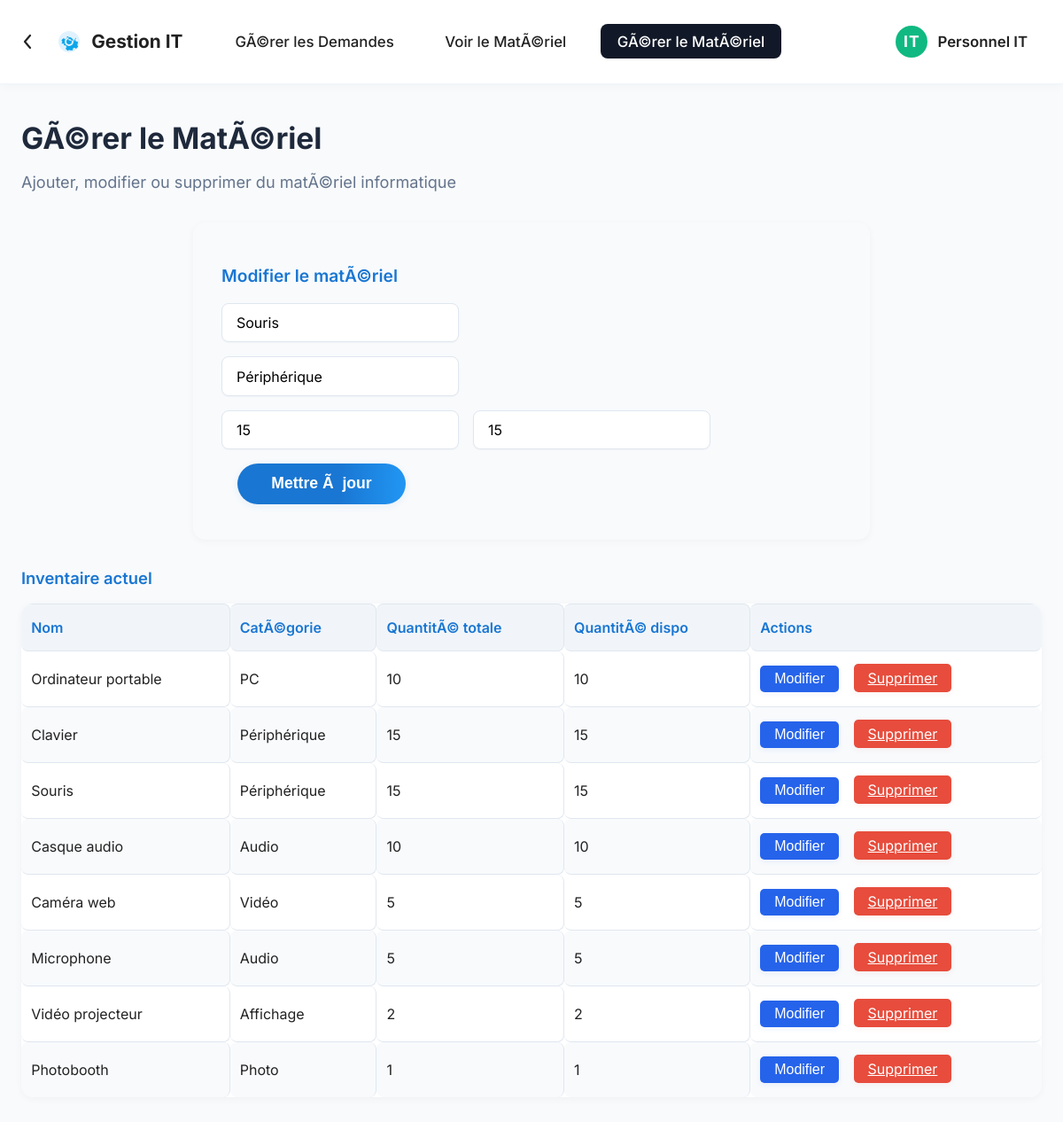
The app's page /gerer_materiel.php?id=3 with its own data.
### tables this page shows
CREATE TABLE equipment (
    id INT AUTO_INCREMENT PRIMARY KEY,
    name VARCHAR(100) NOT NULL,
    type VARCHAR(50),
    quantity INT DEFAULT 1,
    available_quantity INT DEFAULT 1,
    created_at TIMESTAMP DEFAULT CURRENT_TIMESTAMP
);

### gerer_materiel.php (the view, shortened to what this page needs)
<?php
require_once 'includes/db.php';
$edit_mode = false;
$materiel_a_modifier = null;
if (isset($_GET['id'])) {
    $edit_mode = true;
    $stmt = $pdo->prepare('SELECT * FROM equipment WHERE id = ?');
    $stmt->execute([(int)$_GET['id']]);
    $materiel_a_modifier = $stmt->fetch(PDO::FETCH_ASSOC);
}
$stmt = $pdo->query('SELECT * FROM equipment');
$materiels = $stmt->fetchAll(PDO::FETCH_ASSOC);
?>
<!DOCTYPE html>
<html lang="fr">
<head>
    <link rel="stylesheet" href="css/dashboard.css">
    <link rel="stylesheet" href="css/gerer_materiel.css">
</head>
<body>
    <nav class="top-nav">
        <a href="index.php" class="back-btn" title="Retour">
            <svg width="28" height="28" fill="none" xmlns="http://www.w3.org/2000/svg"><path d="M15 21l-6-7 6-7" stroke="#222" stroke-width="2.2" stroke-linecap="round" stroke-linejoin="round"/></svg>
        </a>
        <span class="nav-title">
            <span class="gear-icon">
            </span>
            Gestion IT
        </span>
        <ul class="nav-menu">
            <li><a href="dashboard.php">GÃ©rer les Demandes</a></li>
            <li><a href="voir_materiel.php">Voir le MatÃ©riel</a></li>
            <li><a href="gerer_materiel.php" class="active">GÃ©rer le MatÃ©riel</a></li>
        </ul>
        <div class="profile-badge">
            <span class="profile-circle">IT</span>
            <span class="profile-name">Personnel IT</span>
        </div>
    </nav>
    <main class="dashboard-main">
        <section class="dashboard-header">
            <h1>GÃ©rer le MatÃ©riel</h1>
            <p class="dashboard-subtitle">Ajouter, modifier ou supprimer du matÃ©riel informatique</p>
        </section>
        <section class="ajout-materiel-section">
            <form class="ajout-materiel-form" method="post" action="">
                <h2><?php echo $edit_mode ? 'Modifier le matÃ©riel' : 'Ajouter un nouveau matÃ©riel'; ?></h2>
                <div class="form-row">
                    <input type="text" name="name" placeholder="Nom du matÃ©riel" required value="<?php echo htmlspecialchars($materiel_a_modifier['name'] ?? ''); ?>">
                </div>
                <div class="form-row">
                    <input type="text" name="type" placeholder="CatÃ©gorie..." required value="<?php echo htmlspecialchars($materiel_a_modifier['type'] ?? ''); ?>">
                </div>
                <div class="form-row">
                    <input type="number" name="quantity" placeholder="QuantitÃ© totale" min="1" required value="<?php echo $materiel_a_modifier['quantity'] ?? ''; ?>">
                    <input type="number" name="available_quantity" placeholder="QuantitÃ© disponible" min="0" required value="<?php echo $materiel_a_modifier['available_quantity'] ?? ''; ?>">
                </div>
                <div class="form-row">
                    <button type="submit" class="btn-ajouter"><?php echo $edit_mode ? 'Mettre Ã  jour' : 'Ajouter'; ?></button>
                </div>
            </form>
        </section>
        <section class="liste-materiel-section">
            <h2>Inventaire actuel</h2>
            <table class="materiel-table">
                <thead>
                    <tr>
                        <th>Nom</th>
                        <th>CatÃ©gorie</th>
                        <th>QuantitÃ© totale</th>
                        <th>QuantitÃ© dispo</th>
                        <th>Actions</th>
                    </tr>
                </thead>
                <tbody>
                <?php foreach ($materiels as $m) : ?>
        <tr>
            <td><?php echo htmlspecialchars($m['name']); ?></td>
            <td><?php echo htmlspecialchars($m['type']); ?></td>
            <td><?php echo $m['quantity']; ?></td>
            <td><?php echo $m['available_quantity']; ?></td>
            <td>
                <button onclick="openModal('<?php echo $m['id']; ?>', '<?php echo htmlspecialchars($m['name']); ?>', '<?php echo htmlspecialchars($m['type']); ?>', '<?php echo $m['quantity']; ?>', '<?php echo $m['available_quantity']; ?>')">
                    Modifier
                </button>
                <a href="supprimer_materiel.php?id=<?php echo $m['id']; ?>" class="btn-supprimer" onclick="return confirm('Voulez-vous vraiment supprimer ce matÃ©riel ?');">Supprimer</a>
            </td>
        </tr>
        <?php endforeach; ?>
    </tbody>
</table>
</section>
    </main>
</body>
</html>

### css/dashboard.css (style rules this page uses)
body { font-family: 'Inter', 'Segoe UI', Arial, sans-serif; background: #f8fafc; color: #222; margin: 0; padding: 0; }
.top-nav { display: flex; align-items: center; background: #fff; padding: 0.7rem 2.5rem 0.7rem 1.2rem; box-shadow: 0 2px 12px rgba(0,0,0,0.03); border-bottom: 1px solid #f1f5f9; position: sticky; top: 0; z-index: 10; }
.back-btn { margin-right: 1.2rem; display: flex; align-items: center; background: none; border: none; cursor: pointer; padding: 0; }
.nav-title { font-size: 1.3rem; font-weight: 700; color: #222; display: flex; align-items: center; gap: 0.5rem; }
.gear-icon { display: inline-flex; align-items: center; margin-right: 0.3rem; }
.nav-menu { display: flex; gap: 1.2rem; margin-left: 2.5rem; list-style: none; padding: 0; }
.nav-menu li a { color: #222; text-decoration: none; font-weight: 500; font-size: 1.05rem; padding: 0.6rem 1.2rem; border-radius: 8px; transition: background 0.18s, color 0.18s; display: flex; align-items: center; gap: 0.4rem; }
.nav-menu li a.active, .nav-menu li a:hover { background: #111827; color: #fff; }
.profile-badge { margin-left: auto; display: flex; align-items: center; gap: 0.7rem; }
.profile-circle { background: #10b981; color: #fff; font-weight: 700; border-radius: 50%; width: 36px; height: 36px; display: flex; align-items: center; justify-content: center; font-size: 1.1rem; letter-spacing: 1px; }
.profile-name { color: #222; font-weight: 600; font-size: 1.05rem; }
.dashboard-main { max-width: 1200px; margin: 2.5rem auto 0 auto; padding: 0 1.5rem 2rem 1.5rem; }
.dashboard-header h1 { font-size: 2.1rem; font-weight: 700; margin-bottom: 0.2rem; color: #1e293b; }
.dashboard-subtitle { color: #64748b; font-size: 1.13rem; margin-bottom: 2.2rem; }

### css/gerer_materiel.css (style rules this page uses)
.ajout-materiel-section { background: #f8fafc; border-radius: 14px; box-shadow: 0 2px 8px rgba(0,0,0,0.04); padding: 2em 2em 1.5em 2em; margin-bottom: 2em; max-width: 700px; margin-left: auto; margin-right: auto; font-family: 'Inter', Arial, sans-serif; }
.ajout-materiel-form h2 { margin-bottom: 1em; font-size: 1.2em; font-weight: 600; color: #1976d2; }
.ajout-materiel-form .form-row { display: flex; gap: 1em; margin-bottom: 1em; }
.ajout-materiel-form input, .ajout-materiel-form select, .ajout-materiel-form textarea { font-family: inherit; font-size: 1em; padding: 0.7em 1em; border: 1px solid #e0e7ef; border-radius: 8px; background: #fff; outline: none; transition: border 0.2s, box-shadow 0.2s; box-shadow: 0 1px 2px rgba(0,0,0,0.03); }
.btn-ajouter { background: linear-gradient(90deg, #1976d2 60%, #2196f3 100%); color: #fff; border: none; border-radius: 24px; padding: 0.7em 2.2em; font-size: 1.1em; font-weight: 600; cursor: pointer; box-shadow: 0 2px 8px rgba(25,118,210,0.08); transition: background 0.2s, box-shadow 0.2s; margin-left: 1em; }
.liste-materiel-section { margin-top: 2em; font-family: 'Inter', Arial, sans-serif; }
.liste-materiel-section h2 { margin-bottom: 1em; color: #1976d2; font-size: 1.15em; font-weight: 600; }
.materiel-table { width: 100%; border-collapse: separate; border-spacing: 0; background: #fff; border-radius: 14px; box-shadow: 0 2px 8px rgba(0,0,0,0.04); overflow: hidden; font-family: 'Inter', Arial, sans-serif; font-size: 1em; }
.materiel-table th, .materiel-table td { padding: 1em 0.7em; text-align: left; border-right: 1px solid #e0e7ef; border-bottom: 1px solid #e0e7ef; background: #fff; }
.materiel-table th { background: #f1f5f9; color: #1976d2; font-weight: 600; font-size: 1em; border-top: 1px solid #e0e7ef; }
.materiel-table tr:nth-child(even) td { background: #f8fafc; }
.materiel-table tr:last-child td { border-bottom: none; }
.materiel-table th:last-child, .materiel-table td:last-child { border-right: none; }
.materiel-table th, .materiel-table td { border-radius: 0.5em; }
.btn-modifier, button[onclick^="openModal"] { background-color: #2563eb; color: #fff; border: none; border-radius: 5px; padding: 6px 16px; font-size: 1em; cursor: pointer; font-weight: 500; margin-right: 6px; transition: background 0.2s, box-shadow 0.2s; box-shadow: 0 2px 6px rgba(37,99,235,0.08); display: inline-block; }
.btn-supprimer { background-color: #e74c3c; color: #fff; border: none; border-radius: 5px; padding: 6px 16px; font-size: 1em; cursor: pointer; transition: background 0.2s, box-shadow 0.2s; box-shadow: 0 2px 6px rgba(231,76,60,0.08); margin-left: 6px; }

### records on screen
equipment: name "Souris", type "Périphérique", quantity "15", available_quantity "15"
equipment: name "Ordinateur portable", type "PC", quantity "10", available_quantity "10"
equipment: name "Clavier", type "Périphérique", quantity "15", available_quantity "15"
equipment: name "Casque audio", type "Audio", quantity "10", available_quantity "10"
equipment: name "Caméra web", type "Vidéo", quantity "5", available_quantity "5"
equipment: name "Microphone", type "Audio", quantity "5", available_quantity "5"
equipment: name "Vidéo projecteur", type "Affichage", quantity "2", available_quantity "2"
equipment: name "Photobooth", type "Photo", quantity "1", available_quantity "1"
